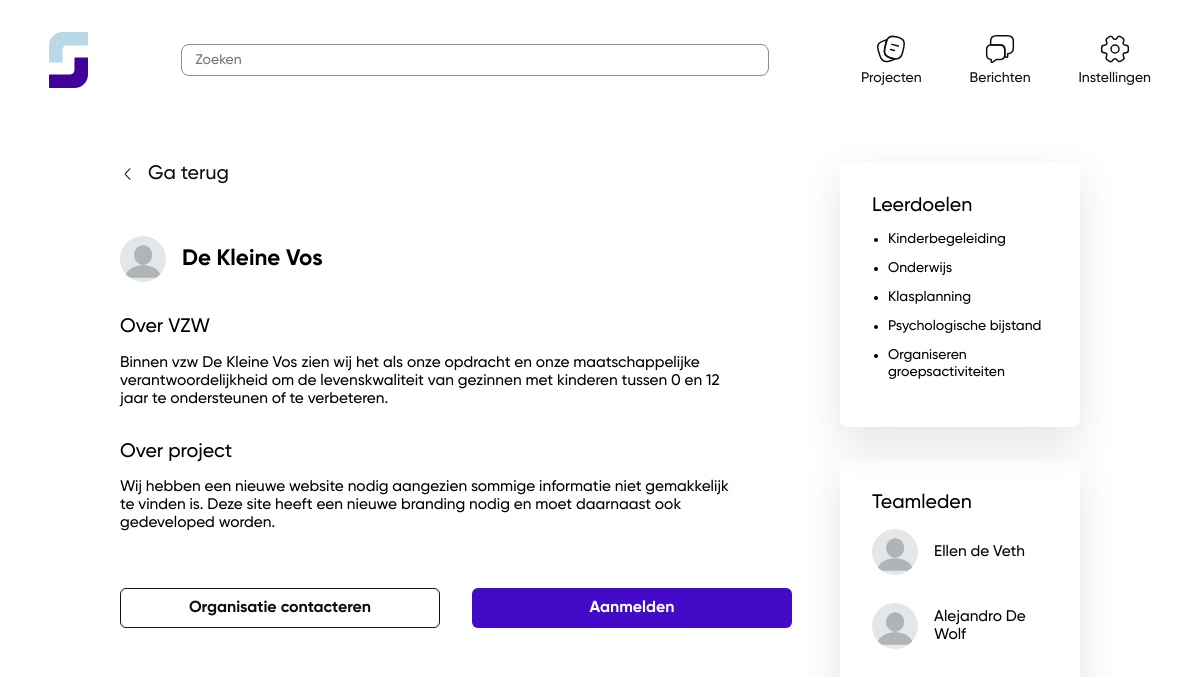
Screenshot of /project.php?project=9 (signed in) with the database file from the repository.
### tables this page shows
CREATE TABLE `posts` (
  `id` int(11) unsigned NOT NULL AUTO_INCREMENT,
  `title` varchar(300) DEFAULT NULL,
  `description` varchar(300) DEFAULT NULL,
  `date` datetime DEFAULT NULL,
  `user_id` int(11) DEFAULT NULL,
  PRIMARY KEY (`id`)
);

CREATE TABLE `users` (
  `id` int(11) unsigned NOT NULL AUTO_INCREMENT,
  `name` varchar(300) DEFAULT NULL,
  `last_name` varchar(300) DEFAULT NULL,
  `email` varchar(300) DEFAULT NULL,
  `school` varchar(300) DEFAULT NULL,
  `education` varchar(300) DEFAULT NULL,
  `description_vzw` varchar(300) DEFAULT NULL,
  `password` varchar(300) DEFAULT NULL,
  `is_student` tinyint(1) DEFAULT NULL,
  `profile_pic` varchar(300) DEFAULT NULL,
  PRIMARY KEY (`id`)
);

CREATE TABLE `team` (
  `id` int(11) unsigned NOT NULL AUTO_INCREMENT,
  `post_id` int(11) DEFAULT NULL,
  `user_id` int(11) DEFAULT NULL,
  PRIMARY KEY (`id`)
);

### classes/Project.php (called while the page is built, shortened)
<?php
    class Project
    {
        public static function getProjectById($id)
        {
            $conn = Db::getInstance();
            $statement = $conn->prepare('SELECT * FROM posts INNER JOIN users ON posts.user_id = users.id WHERE posts.id = :id');
            $statement->bindValue(':id', $id);
            $statement->execute();
            return $statement->fetch(PDO::FETCH_ASSOC);
        }
        public static function getMembersByProject($id)
        {
            $conn = Db::getInstance();
            $statement = $conn->prepare('SELECT * from team INNER JOIN users on team.user_id = users.id WHERE post_id = :id');
            $statement->bindValue(':id', $id);
            $statement->execute();
            return $statement->fetchAll(PDO::FETCH_ASSOC);
        }
    }

### project.php (the view, shortened to what this page needs)
<?php
    $projectId = $_GET['project'];
    $project = Project::getProjectById($projectId);
    $members = Project::getMembersByProject($projectId);
?><!DOCTYPE html>
<html lang="en">
<head>
    <link rel="stylesheet" href="https://use.typekit.net/hbs6zbg.css">
    <link rel="stylesheet" href="style/style.css">
</head>
<body>
    <?php require_once('header.php'); ?>
    <div class="container--feed">
        <div class="project__info__expanded">
            <a href="index.php" class="return__btn">
                <img class="chat__info__img" src="assets/img/arrow.png" alt="arrow">
                <h3>Ga terug</h3>
            </a>
            <div class="project__box__profile">
                <img class="projects__img" src="assets/img/profile-pic.png" alt="profile-pic">
                <h2><?php echo $project["name"] ?></h2>
            </div>
            <div class="about__org">
                <h3>Over VZW</h3>
                <p><?php echo $project['description_vzw'] ?></p>
            </div>
            <div class="about__project">
                <h3>Over project</h3>
                <p><?php echo $project['description'] ?></p>
            </div>
            <div>
                <form action="" method="post" class="btn__container">
                    <div>
                        <input class="btn btn__variant" type="submit" name="login" value="Organisatie contacteren">
                    </div>
                    <div>
                        <input class="btn" type="submit" name="addMember" value="Aanmelden">
                    </div>
                </form>
            </div>
        </div>
        <div class="project__sidebar">
            <div class="learning__goals">
                <h3>Leerdoelen</h3>
                <ul>
                    <li>Kinderbegeleiding</li>
                    <li>Onderwijs</li>
                    <li>Klasplanning</li>
                    <li>Psychologische bijstand</li>
                    <li>Organiseren groepsactiviteiten</li>
                </ul>
            </div>
            <div class="members">
                <h3>Teamleden</h3>
                <ul>
                    <?php if (!empty($emptyState)): ?>
                        <li><?php echo $emptyState; ?></li>
                    <?php else: ?>
                        <?php foreach ($members as $key => $member): ?>
                        <li>
                            <img class="members__img" src="assets/img/profile-pic.png" alt="profile-pic">
                            <p><?php echo $member["name"] . " " . $member["last_name"] ?></p>
                        </li>
                    <?php endforeach; ?>
                    <?php endif; ?>
                </ul>
            </div>
        </div>
    </div>
</body>
</html>

### style/style.css (style rules this page uses)
:root { --primary: #430BC8; --secondary: #B7D9E8; --accent: #EB5B29; --neutral: #fffcf5; --offblack: #0E0E14; --offwhite: #FAF6EE; --white: #ffffff; --gray: #8d8d8d; }
body { margin: 0; }
* { font-family: "Gilroy"; font-size: 14px; box-sizing: border-box; }
.header-two, h2 { font-size: 1.6em; font-weight: bold; font-family: "Gilroy", sans-serif; }
h3 { font-size: 1.4em; font-weight: 500; font-family: "Gilroy", sans-serif; margin: 0 0 .6em; }
p { font-size: 1.1em; font-weight: 500; }
.btn { background-color: var(--primary); border: none; border-radius: 6px; color: var(--white); text-decoration: none; text-align: center; font-size: 16px; font-weight: bold; cursor: pointer; width: 320px; height: 40px; transition: all .2s; }
.container--feed { display: flex; justify-content: space-between; width: 80%; margin: 3em auto 0; }
.projects__img { width: 46px; height: 46px; border-radius: 50%; margin-right: 16px; }
.project__box__profile { display: flex; flex-direction: row; align-items: center; padding-bottom: 24px; }
.chat__info__img { width: 16px; height: 16px; transform: scaleX(-1); }
.return__btn { text-decoration: none; display: flex; align-items: center; margin-bottom: 3em; color: var(--offblack); }
.return__btn h3 { margin: 0 0 0 12px; }
.project__info__expanded { width: 65%; }
.project__sidebar { width: 25%; }
.about__org { margin-bottom: 32px; }
.btn__container { display: flex; margin-top: 4em; }
.btn__variant { background-color: transparent; border: 1px solid var(--offblack); color: var(--offblack); margin-right: 2em; }
.learning__goals { margin-bottom: 32px; box-shadow: 0px 16px 40px rgba(75, 75, 75, 0.15); padding: 32px; border-radius: 8px; }
.learning__goals ul { padding-left: 16px; }
.learning__goals ul li { margin-bottom: 12px; }
.members { box-shadow: 0px 16px 40px rgba(75, 75, 75, 0.15); padding: 32px; border-radius: 8px; }
.members ul { padding-left: 0; }
.members ul li { list-style: none; display: flex; align-items: center; margin-bottom: 16px; }
.members__img { width: 46px; height: 46px; border-radius: 50%; margin-right: 16px; }

### rows the page displays
posts: user.name "De Kleine Vos", user.description_vzw "Binnen vzw De Kleine Vos zien wij het als onze opdracht en onze maatschappelijke verantwoordelijkheid om de levenskwaliteit van gezinnen met kinderen tussen 0 en 12 jaar te ondersteunen of te verbeteren.", description "Wij hebben een nieuwe website nodig aangezien sommige informatie niet gemakkelijk te vinden is. Deze site heeft een nieuwe branding nodig en moet daarnaast ook gedeveloped worden."
team: user.name "Ellen", user.last_name "de Veth"
team: user.name "Alejandro", user.last_name "De Wolf"
